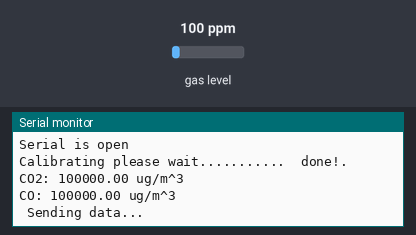
The sketch below on a simulated ESP32. Parts: the last lines printed to the serial monitor. Inputs (shaded band) come from the test bench; at power-on: gas level 100 ppm.

Above: at 1.2 s.
1.3 s: gas level set to 20 ppm
At 2.5 s:
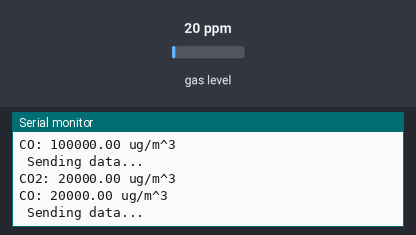
2.8 s: gas level set to 250 ppm
At 5.3 s:
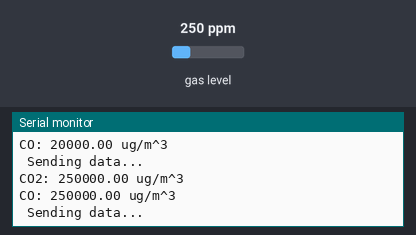
Timing chart, 0 to 6.8 s (numbered marks = the images above; inputs shaded):
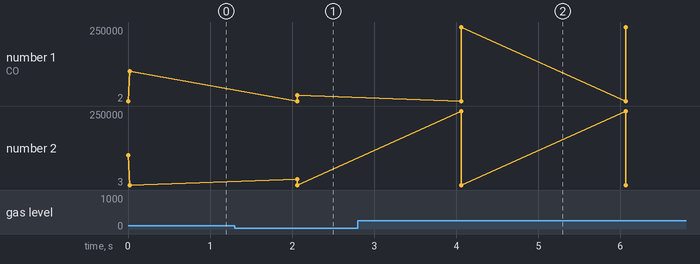

The sketch:

MQ135.ino
```cpp
#include <MQUnifiedsensor.h>


//Definitions
#define placa "ESP-32"
#define Voltage_Resolution 3.3
#define pin 34 //Analog input 0 of your arduino
#define type "MQ-135" //MQ135
#define ADC_Bit_Resolution 12 // For arduino UNO/MEGA/NANO
#define RatioMQ135CleanAir 3.6//RS / R0 = 3.6 ppm

double          CO2          =   (0);

MQUnifiedsensor MQ135(placa, Voltage_Resolution, ADC_Bit_Resolution, pin, type);


void setup() {
  Serial.begin(9600);
  if(Serial) Serial.println("Serial is open");

  //Set math model to calculate the PPM concentration and the value of constants
  MQ135.setRegressionMethod(1); //_PPM =  a*ratio^b

  MQ135.init();
  Serial.print("Calibrating please wait.");
  float calcR0 = 0;
  for(int i = 1; i<=10; i ++)
  {
    MQ135.update(); // Update data, the arduino will be read the voltage on the analog pin
    calcR0 += MQ135.calibrate(RatioMQ135CleanAir);
    Serial.print(".");
  }
  MQ135.setR0(calcR0/10);
  Serial.println("  done!.");

  if(isinf(calcR0)) {Serial.println("Warning: Conection issue founded, R0 is infite (Open circuit detected) please check your wiring and supply"); while(1);}
  if(calcR0 == 0){Serial.println("Warning: Conection issue founded, R0 is zero (Analog pin with short circuit to ground) please check your wiring and supply"); while(1);}
  /*****************************  MQ CAlibration ********************************************/
  MQ135.serialDebug(false);

}

void loop() {
  MQ135.update(); // Update data, the arduino will be read the voltage on the analog pin

  MQ135.setA(110.47); MQ135.setB(-2.862);
  float CO2 = MQ135.readSensor()*1000;

  MQ135.setA(605.18); MQ135.setB(-3.937);
  float CO = MQ135.readSensor()*1000;

  Serial.print("CO2: ");
  Serial.print(CO2); //in microgram/m^3
  Serial.println(" ug/m^3");
  Serial.print("CO: ");
  Serial.print(CO);
  Serial.println(" ug/m^3");


  Serial.println(" Sending data...");


  delay(2000); //Sampling frequency

}
```

Measured:
- after the input at 1.3 s, the serial monitor: prints a new line after 0.76 s (image 1)
- after the input at 2.8 s, the serial monitor: prints a new line after 1.3 s (image 2)
- plotted number 1: 100000 → 20000 after the input at 1.3 s, 20000 → 250000 after the input at 2.8 s
